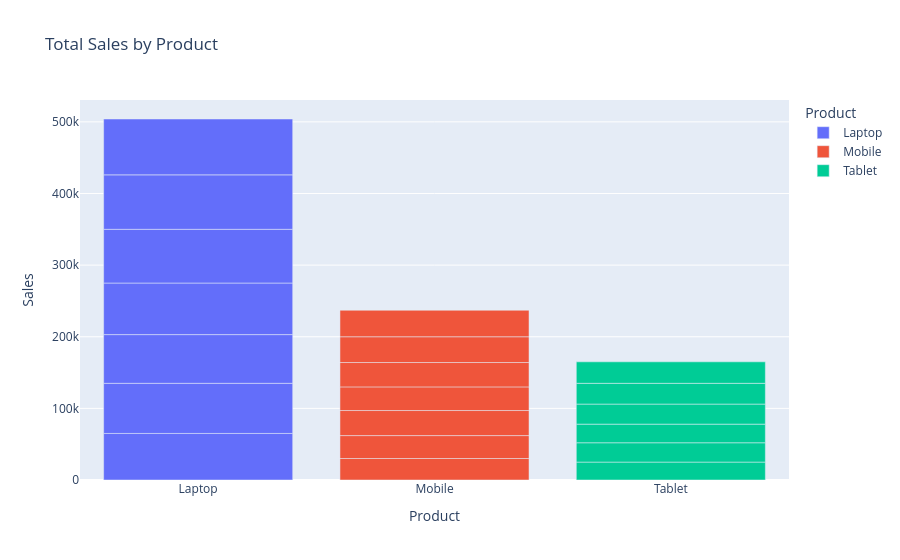

The notebook cell saved with this chart:
### Code cell
import plotly.express as px

fig= px.bar(df, x='Product', y='Sales', color='Product', title='Total Sales by Product')
fig.show()

### Figure 1 — Plotly figure (JSON) as saved in the notebook; plotly's stock layout.template omitted (floating-point values rounded to 4 significant figures)
{"data": [{"hovertemplate": "Product=%{x}<br>Sales=%{y}<extra></extra>", "legendgroup": "Laptop", "marker": {"color": "#636efa", "pattern": {"shape": ""}}, "name": "Laptop", "orientation": "v", "showlegend": true, "textposition": "auto", "type": "bar", "x": ["Laptop", "Laptop", "Laptop", "Laptop", "Laptop", "Laptop", "Laptop"], "xaxis": "x", "y": [65000, 70000, 68000, 72000, 75000, 76000, 78000], "yaxis": "y"}, {"hovertemplate": "Product=%{x}<br>Sales=%{y}<extra></extra>", "legendgroup": "Mobile", "marker": {"color": "#EF553B", "pattern": {"shape": ""}}, "name": "Mobile", "orientation": "v", "showlegend": true, "textposition": "auto", "type": "bar", "x": ["Mobile", "Mobile", "Mobile", "Mobile", "Mobile", "Mobile", "Mobile"], "xaxis": "x", "y": [30000, 32000, 35000, 33000, 34000, 36000, 37000], "yaxis": "y"}, {"hovertemplate": "Product=%{x}<br>Sales=%{y}<extra></extra>", "legendgroup": "Tablet", "marker": {"color": "#00cc96", "pattern": {"shape": ""}}, "name": "Tablet", "orientation": "v", "showlegend": true, "textposition": "auto", "type": "bar", "x": ["Tablet", "Tablet", "Tablet", "Tablet", "Tablet", "Tablet"], "xaxis": "x", "y": [25000, 27000, 26000, 28000, 29000, 30000], "yaxis": "y"}], "layout": {"barmode": "relative", "legend": {"title": {"text": "Product"}, "tracegroupgap": 0}, "title": {"text": "Total Sales by Product"}, "xaxis": {"anchor": "y", "categoryarray": ["Laptop", "Mobile", "Tablet"], "categoryorder": "array", "domain": [0, 1], "title": {"text": "Product"}}, "yaxis": {"anchor": "x", "domain": [0, 1], "title": {"text": "Sales"}}}}
